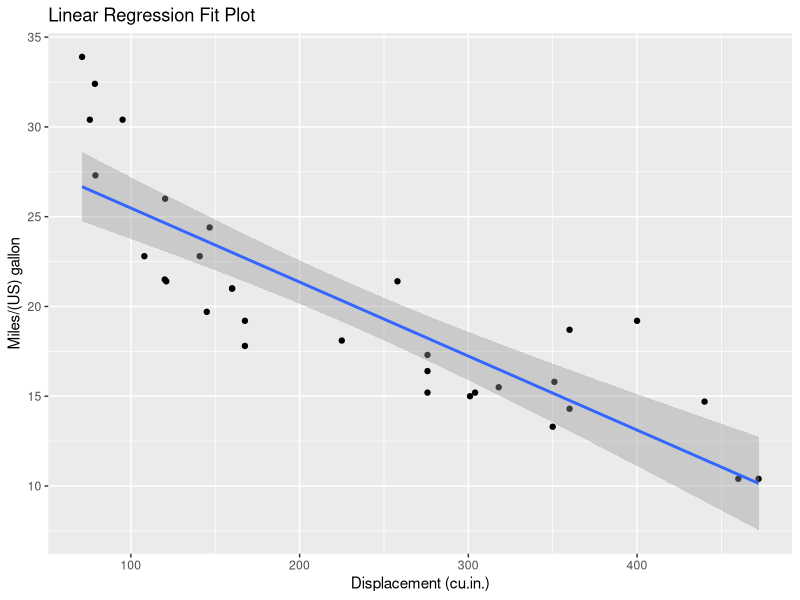
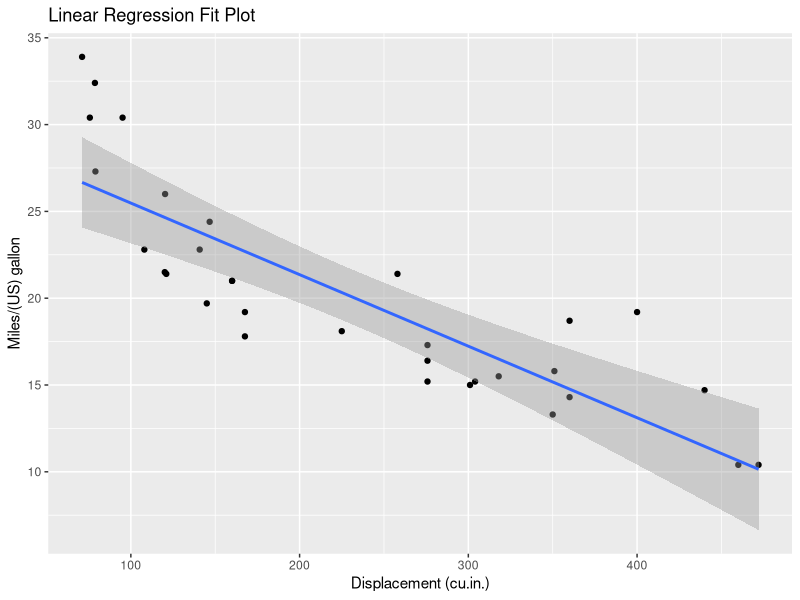
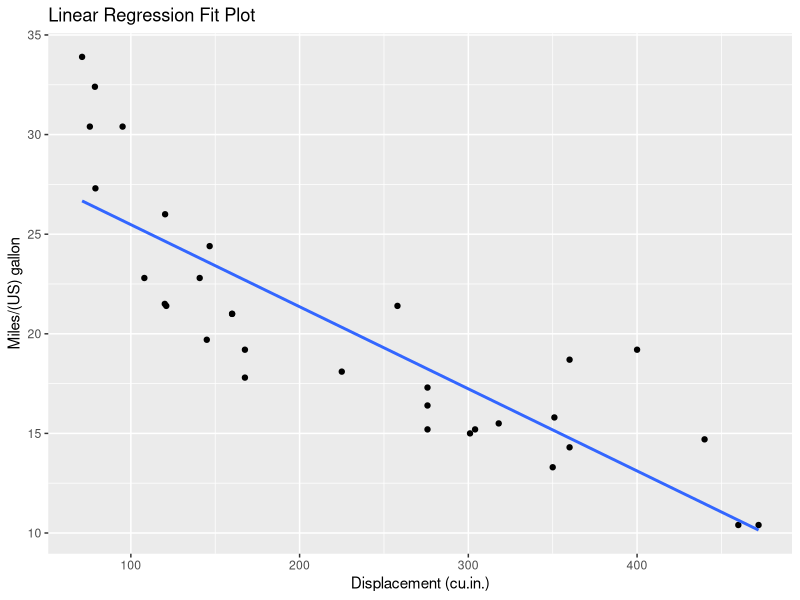
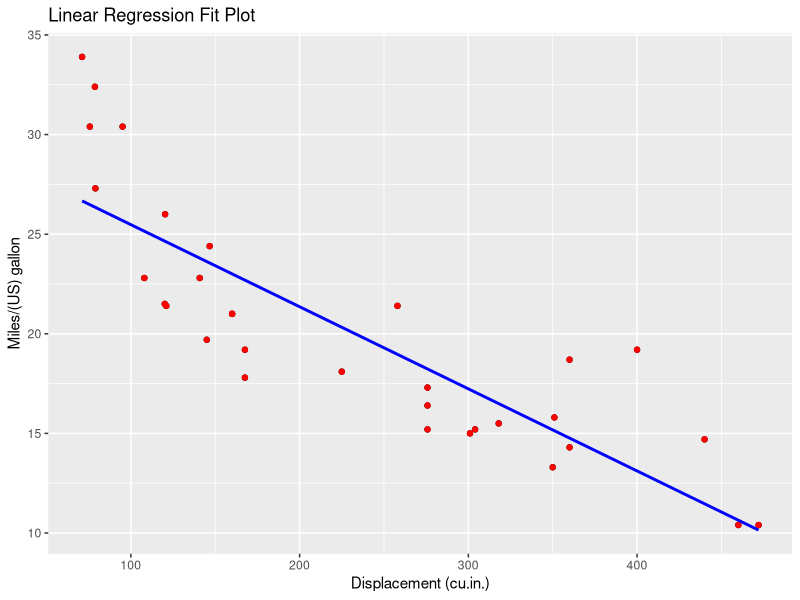

Generate these figures, in order, with R:
## ---- chunk 1
#Load the data
data(mtcars)
library(ggplot2)
#Create and store the scatter plot
p <- ggplot(mtcars, aes(x = disp, y = mpg)) + geom_point() + 
    labs(title = "Linear Regression Fit Plot",
    x = "Displacement (cu.in.)", y = "Miles/(US) gallon")

# Add the regression line, and by a 95% confidence interval was added by default.
p + stat_smooth(method = lm)

# Change the confidence interval1 : using level
p + stat_smooth(method= lm, level = 0.99)
# Change the confidence interval2: disable
p + stat_smooth(method = lm, se = FALSE)

# Change the color
p + geom_point(colour = "red") + 
  stat_smooth(method = lm, se = FALSE, color = "blue")

